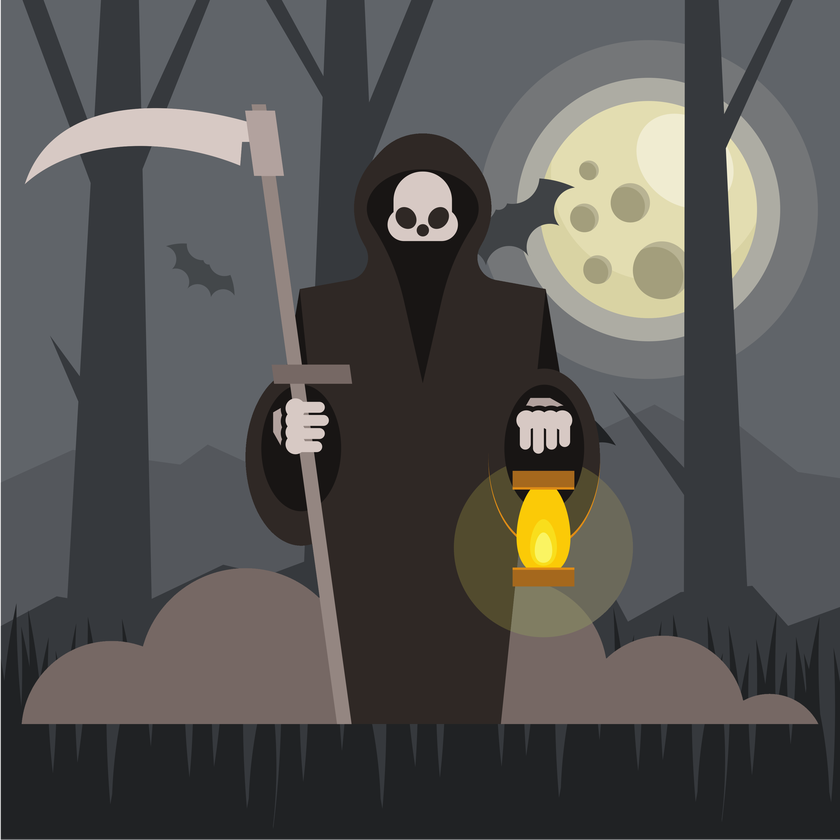
#> input picture example_output/combinations/death_haunted_woods.png, 840 x 840 px, shrunk from 3172 x 3172 before the run, given as the content of the folder example_input/front_images, which was not available
$ python generate_image_layer_combinations.py
#> lines starting #> are read from the running program, lines starting #| are printed output that depends on the picture; pictures that were not available may be replaced by others from this repository, and a replacement may not be noted
#Place each type of combination in its own folder
#This progam will make an image combination for each background and image.

from PIL import Image, ImageFilter
from pathlib import Path

def make_merged_image(front_images,back_images,front_back_combinations,padding=0):
    image_width=front_images[-1].width
    image_height=back_images[-1].height

    print("Merging Images")
    max_width=(len(front_images)+1)*(image_width)+(len(front_images)+2)*padding
    max_height=(len(back_images)+1)*(image_height)+(len(back_images)+2)*padding
    print(max_width,max_height)

    merged_image = Image.new('RGB', (max_width, max_height), color=(255, 255, 255))
    blank_background=Image.new('RGBA',(image_width,image_height),color=(255,255,255,1))

    for i in range(len(back_images)):
        back_image_plus_background=Image.alpha_composite(blank_background, back_images[i])
        print(f"Back Image {i}")
        y=(i+1)*(image_height)+(i+2)*padding
        merged_image.paste(back_image_plus_background,(padding,y))

    for j in range(len(front_images)):
        front_image_plus_background=Image.alpha_composite(blank_background, front_images[j])
        print(f"Front Image {j}")
        x=(j+1)*(image_width)+(j+2)*padding
        merged_image.paste(front_image_plus_background,(x,padding))
    merged_image.save("example_output/merged_images/merged_images_part_1.png")

    for i in range(len(front_back_combinations)):
        for j in range(len(front_back_combinations[0])):
            x=(j+1)*(image_width)+(j+2)*padding
            y=(i+1)*(image_height)+(i+2)*padding
            merged_image.paste(front_back_combinations[i][j],(x,y))

    merged_image.save("example_output/merged_images/merged_images_part_2.png")
    print("Done")

def find_absolute_min_sizes(back_images_path,front_images_path):
    min_width=99999
    min_height=99999
    for front_image_file in front_images_path.iterdir():
        front_img=Image.open(str(front_image_file))
        min_width=min(front_img.width,min_width)
        min_height=min(front_img.height,min_height)

    for back_image_file in back_images_path.iterdir():
        back_img=Image.open(str(back_image_file))
        min_width=min(back_img.width,min_width)
        min_height=min(back_img.height,min_height)
    return min_width,min_height

def prepare_image(image_file,min_width,min_height):
    img=Image.open(image_file)
    img=img.resize((min_width,min_height))
    img_RGBA=img.convert("RGBA")
    return img_RGBA

def generate_image_layer_combinations(folder_path:Path,named_output=True):
#> called with named_output = True
    print(folder_path,named_output)

    #output_path = Path(__file__).resolve().parent / "output"
    #output_path.mkdir(parents=True, exist_ok=True)

    front_images=[]
    back_images=[]
    front_back_combinations=[]

    back_images_path = Path(f'{folder_path}/back_images')
    front_images_path=Path(f'{folder_path}/front_images')
    min_width,min_height=find_absolute_min_sizes(back_images_path,front_images_path)
#> in find_absolute_min_sizes, front_img is the input picture: PIL image 840x840 RGBA; mean R, G, B, A 84.5, 83.2, 81.1, 254.7
#> min_width = 840; min_height = 840

    back_image_index=1
    for back_image_file in back_images_path.iterdir():
        front_image_index=1
        front_back_combinations.append([])

        for front_image_file in front_images_path.iterdir():
            try:
                front_img=prepare_image(front_image_file,min_width,min_height)
                back_img=prepare_image(back_image_file,min_width,min_height)

                combined_image=Image.alpha_composite(back_img,front_img)
                front_back_combinations[-1].append(combined_image)

                output_file_name=f"example_output/combinations/front__{front_image_index}_back_{back_image_index}.png"
                if named_output:
                    output_file_name=f"example_output/combinations/{front_image_file.stem}_{back_image_file.stem}.png"
                combined_image.save(output_file_name)
                print(f"Saved {output_file_name}")
            except ValueError:
                print(front_img.size)
                print(back_img.size)
            finally:
                front_image_index+=1
        back_image_index+=1

    for front_image_file in front_images_path.iterdir():
        front_img=prepare_image(front_image_file,min_width,min_height)
        front_images.append(front_img)

    for back_image_file in back_images_path.iterdir():
        back_img=prepare_image(back_image_file,min_width,min_height)
        back_images.append(back_img)
    make_merged_image(front_images,back_images,front_back_combinations)
#> in make_merged_image, `max_width=(len(front_images)+1)*(image_width)+(len(front_images)+2)*pa..`: max_width = 1680
#| 1680 1680
#> in make_merged_image, `merged_image = Image.new('RGB', (max_width, max_height), color=(255, 2..`: merged_image: PIL image 1680x1680 RGB; every value is 255
#> the loop in make_merged_image, `for i in range(len(back_images)):` made 1 pass
#> y on pass 1: 840
#| Back Image 0
#> after the loop in make_merged_image, `for i in range(len(back_images)):`:
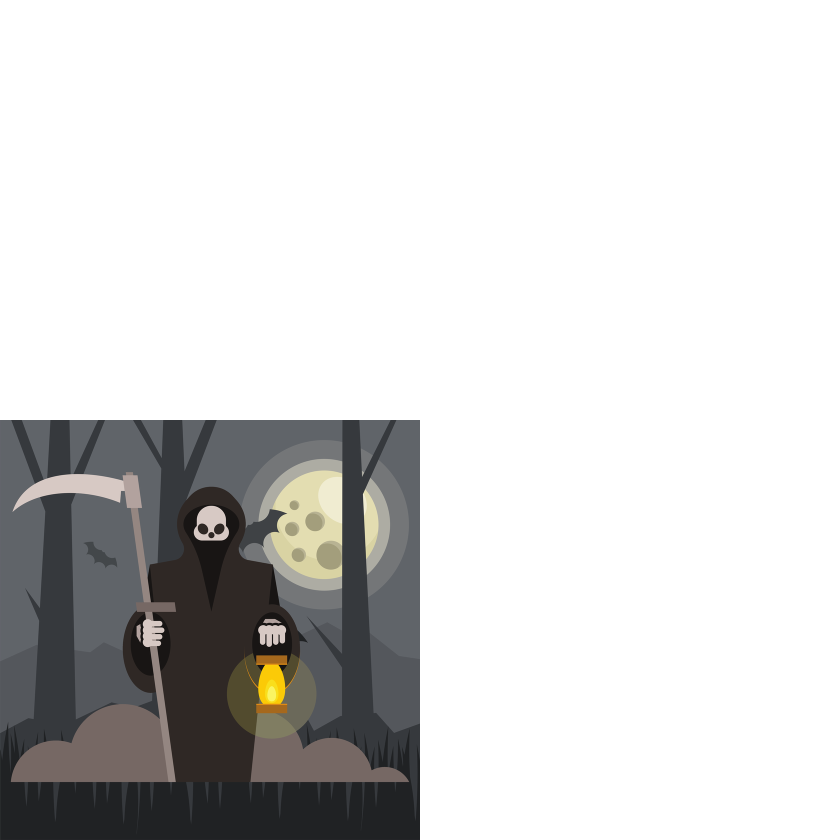
#> merged_image: PIL image 1680x1680 RGB (shown at 1/2 size); mean R, G, B 212.4, 212, 211.5
#> the loop in make_merged_image, `for j in range(len(front_images)):` made 1 pass
#| Front Image 0
#> after the loop in make_merged_image, `for j in range(len(front_images)):`:
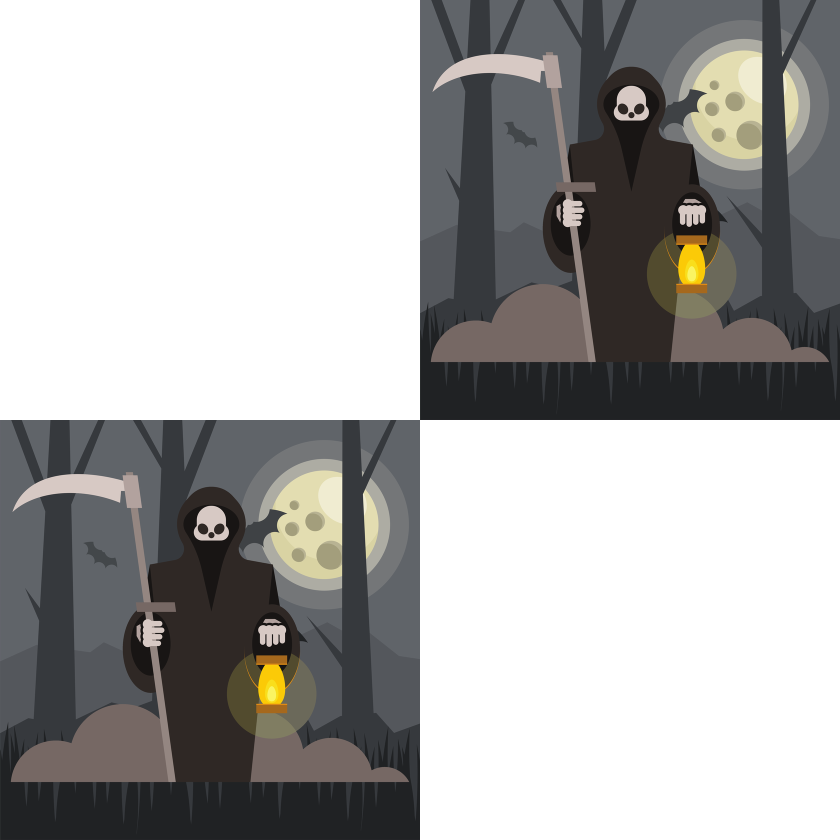
#> merged_image: PIL image 1680x1680 RGB (shown at 1/2 size); mean R, G, B 169.8, 169.1, 168.1
#> after the loop in make_merged_image, `for i in range(len(front_back_combinations)):`:
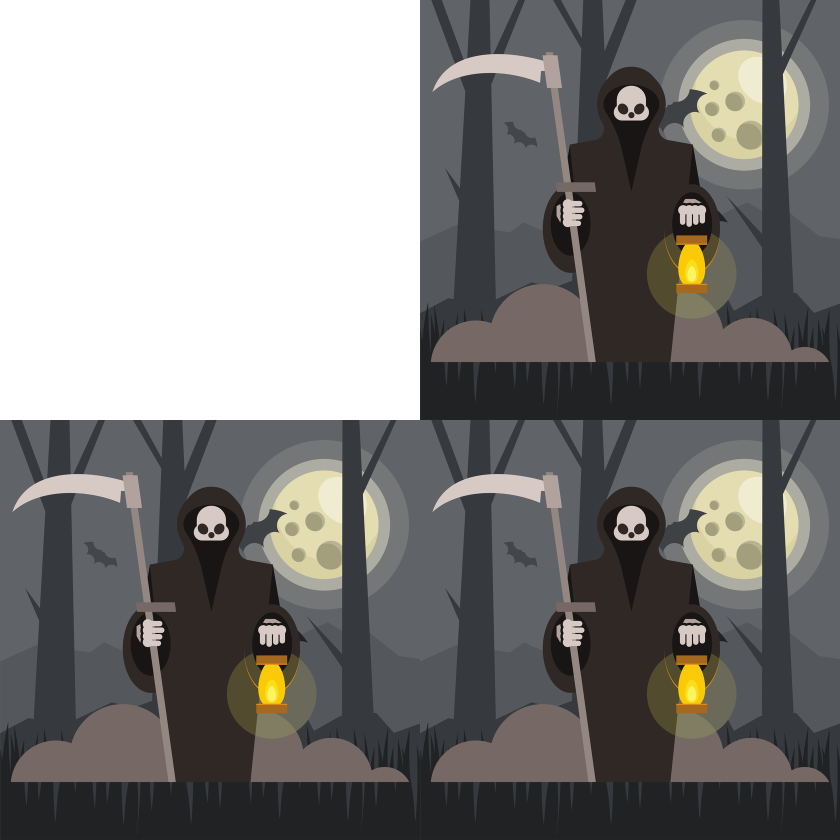
#> merged_image: PIL image 1680x1680 RGB (shown at 1/2 size); mean R, G, B 127.2, 126.1, 124.6

if __name__=="__main__":
    generate_image_layer_combinations(Path("example_input"))
